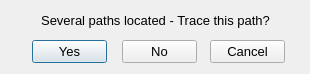
<?xml version="1.0" encoding="UTF-8"?>
<ui version="4.0">
 <class>Trace_Dialog</class>
 <widget class="QDialog" name="Trace_Dialog">
  <property name="geometry">
   <rect>
    <x>0</x>
    <y>0</y>
    <width>310</width>
    <height>74</height>
   </rect>
  </property>
  <property name="minimumSize">
   <size>
    <width>310</width>
    <height>74</height>
   </size>
  </property>
  <property name="maximumSize">
   <size>
    <width>310</width>
    <height>74</height>
   </size>
  </property>
  <property name="windowTitle">
   <string>Trace connected entities</string>
  </property>
  <widget class="QLabel" name="label">
   <property name="geometry">
    <rect>
     <x>10</x>
     <y>10</y>
     <width>291</width>
     <height>20</height>
    </rect>
   </property>
   <property name="font">
    <font>
     <pointsize>10</pointsize>
    </font>
   </property>
   <property name="text">
    <string>Several paths located - Trace this path?</string>
   </property>
   <property name="alignment">
    <set>Qt::AlignCenter</set>
   </property>
  </widget>
  <widget class="QPushButton" name="_7">
   <property name="geometry">
    <rect>
     <x>122</x>
     <y>40</y>
     <width>75</width>
     <height>23</height>
    </rect>
   </property>
   <property name="font">
    <font>
     <pointsize>10</pointsize>
    </font>
   </property>
   <property name="text">
    <string>No</string>
   </property>
   <property name="autoDefault">
    <bool>false</bool>
   </property>
  </widget>
  <widget class="QPushButton" name="_6">
   <property name="geometry">
    <rect>
     <x>32</x>
     <y>40</y>
     <width>75</width>
     <height>23</height>
    </rect>
   </property>
   <property name="font">
    <font>
     <pointsize>10</pointsize>
    </font>
   </property>
   <property name="text">
    <string>Yes</string>
   </property>
   <property name="autoDefault">
    <bool>true</bool>
   </property>
   <property name="default">
    <bool>true</bool>
   </property>
  </widget>
  <widget class="QPushButton" name="_2">
   <property name="geometry">
    <rect>
     <x>210</x>
     <y>40</y>
     <width>75</width>
     <height>23</height>
    </rect>
   </property>
   <property name="font">
    <font>
     <pointsize>10</pointsize>
    </font>
   </property>
   <property name="text">
    <string>Cancel</string>
   </property>
   <property name="autoDefault">
    <bool>false</bool>
   </property>
  </widget>
 </widget>
 <tabstops>
  <tabstop>_6</tabstop>
  <tabstop>_7</tabstop>
  <tabstop>_2</tabstop>
 </tabstops>
 <resources/>
 <connections/>
</ui>
